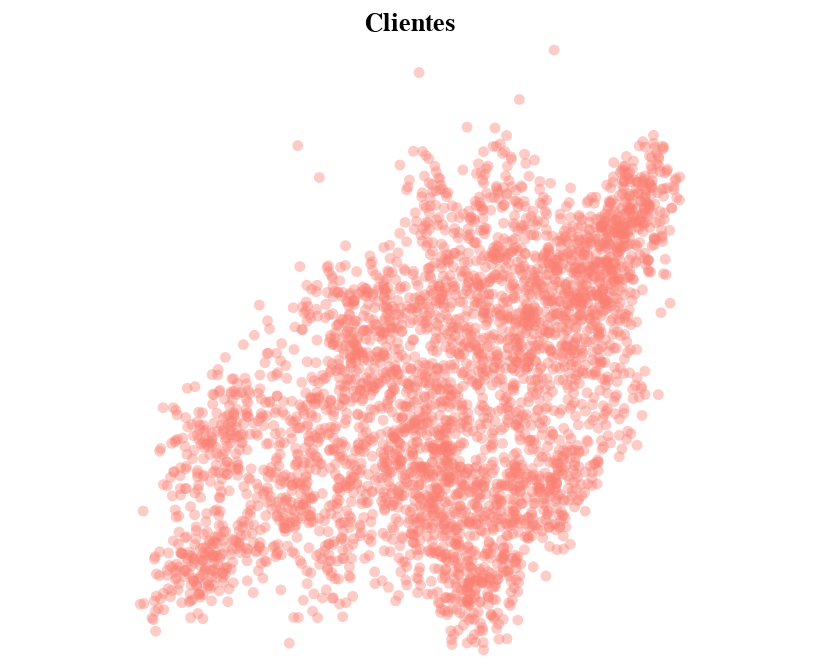

Write notebook code for a chart like this one.
### Code cell
# Georreferenciación

alt.Chart(data).mark_circle(opacity=0.4, color="salmon").encode(
    longitude='lon',
    latitude='lat',
#     size='count()'
#     size=alt.Size('count:Q', title='Number of Airports'),
#     color=alt.value('steelblue'),
#     tooltip=['state:N','count:Q']
).properties(
    title='Clientes'
)

### Figure 1 — Vega-Lite specification as saved in the notebook (floating-point values rounded to 4 significant figures; data arrays with more than 128 entries replaced by an {"elided": "..."} marker saying what was removed)
{"config": {"view": {"continuousWidth": 400, "continuousHeight": 300}}, "data": {"name": "data-964552a31abf740a4ee1d039bb08cb64"}, "mark": {"type": "circle", "color": "salmon", "opacity": 0.4}, "encoding": {"latitude": {"field": "lat", "type": "quantitative"}, "longitude": {"field": "lon", "type": "quantitative"}}, "title": "Clientes", "$schema": "https://vega.github.io/schema/vega-lite/v4.8.1.json", "datasets": {"data-964552a31abf740a4ee1d039bb08cb64": {"elided": "3625 records"}}}
